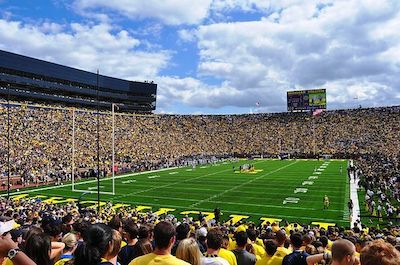
#> input picture Images/wikicommons_field.jpg, 400 x 265 px
$ python focal_estimation_revised.py
#> lines starting #> are read from the running program, lines starting #| are printed output that depends on the picture; after the words box and inside, x2 and y2 are one past the last pixel; in counts of white or black regions, pixels touching at a corner belong together
import numpy as np
import argparse
import matplotlib.pyplot as plt
from PIL import Image
import open3d as o3d

# octave.addpath('./matlab_modules/')
# octave.eval('pkg load image')

def read_file(fname):
#> called with fname = '../Images/wikicommons_field.jpg'
	if fname.endswith('.npy'):
		return np.load(fname)
	elif fname.endswith('.jpg') or fname.endswith('.jpeg'):
		img = plt.imread(fname)
#> img is the input picture: shape (265, 400, 3); mean R, G, B 117.7, 126.5, 123.1
		img = img.astype(np.float32) / 255.0
		return img
	elif fname.endswith('.png'):
		img = plt.imread(fname)
		return img

def create_point_cloud(depth_image, f, scale, index):
    shape = depth_image.shape
    rows = shape[0]
    cols = shape[1]
    cx, cy = rows / 2, cols / 2

    count = np.count_nonzero(index)
    points = np.zeros((count, 3), np.float32)

    # Linear iterator for convenience
    i = 0
    # For each pixel in the image...
    for r in range(0, rows):
        for c in range(0, cols):
            # Skip non grandstand area
            if (not index[r, c]):
                continue

            # Get the depth in bytes
            depth = depth_image[r, c]

            # If the depth is 0x0 or 0xFF, its invalid.
            # By convention it should be replaced by a NaN depth.
            z = (1-depth) * scale

            # Get the x, y, z coordinates in units of the pixel
            points[i, 0] = cx + (c - cx) * (z / f)
            points[i, 1] = cy + (r - cy) * (z / f)
            points[i, 2] = z
            # else:
            #     # Invalid points have a NaN depth
            #     points[i, 2] = np.nan;
            i = i + 1
    return points


def main():
    rgb = read_file('../Images/wikicommons_field.jpg')
    depth = read_file('../Images/wikicommons_field_inv_depth.png')
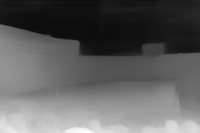
#> input picture Images/wikicommons_field_inv_depth.png, 200 x 133 px
#> in read_file, img is the input picture: shape (133, 200) float32; min 0.0374, max 0.992, mean 0.375
    mask = read_file('../Images/pred_wikicommons_field.png')
#> call 3 of read_file, with fname = '../Images/pred_wikicommons_field.png'
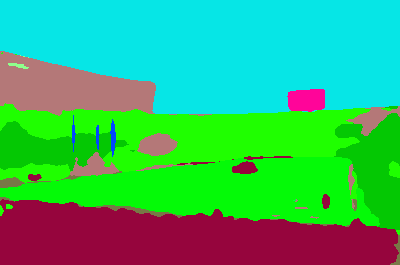
#> input picture Images/pred_wikicommons_field.png, 400 x 265 px
#> in read_file, img is the input picture: shape (265, 400, 3) float32; mean R, G, B 0.211, 0.701, 0.415
    focal = 580.8723715937349

    depth = np.squeeze(depth)
    if np.amax(depth) > 1.0:
        depth = depth / np.amax(depth)
    h, w, _ = rgb.shape
#> h = 265; w = 400

    # Adjust depth image size
    dh, dw = depth.shape
#> dh = 133; dw = 200
    if dh != h or dw != w:
        dimg = Image.fromarray(depth)
        dimg_resized = dimg.resize((w, h), Image.BICUBIC)
        depth = np.asarray(dimg_resized)
    # Adjust mask image size
    mh, mw, _ = mask.shape
#> mh = 265; mw = 400
    if mh != h or mw != w:
        mimg = Image.fromarray(mask)
        mimg_resized = mimg.resize((w, h), Image.BICUBIC)
        mask = np.asarray(mimg_resized)

    # Get mask from PSPNet Result
    index0 = mask[:, :, 0] == 31/255
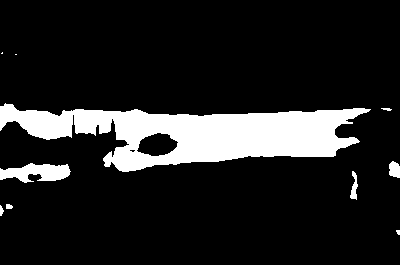
#> index0: shape (265, 400) bool; 13.6% white; 10 white regions (3 under 20 px), largest, box (x1, y1, x2, y2) and area: (0, 103, 371, 172) 13156, (0, 163, 71, 183) 901, (389, 161, 400, 178) 152
    index1 = mask[:, :, 1] == 255/255
    index2 = mask[:, :, 1] == 0/255
#> index2: shape (265, 400) bool; every value is 0
    index = np.logical_and(index0, index1, index2)

    # rgb[np.bitwise_not(index)] = 0
    # print(rgb[index].shape)

    # Estimate focal length
    # focal = octave.findFocal(rgb)
    print(f"1. Find focal: {focal}")

    # Create points from depth by pinhole model
    points_cloud = create_point_cloud(depth, f=focal, scale=1, index=index)
#> in create_point_cloud, `count = np.count_nonzero(index)`: count = 14435
    print(f"2. Create points_cloud shape: {points_cloud.shape}")
#| 2. Create points_cloud shape: (14435, 3)

    # Set open3d point cloud data
    pcd = o3d.geometry.PointCloud()
    r = rgb[index][:, 0].flatten()
#> r = 14435 values, max 1 at index 170, min 0 at index 3, mean 0.443
    g = rgb[index][:, 1].flatten()
#> g = 14435 values, max 1 at index 14306, min 0 at index 47, mean 0.386
    b = rgb[index][:, 2].flatten()
#> b = 14435 values, max 0.992 at index 14275, min 0 at index 168, mean 0.344

    myc = np.stack([r, g, b], axis=1)
    pcd.points = o3d.utility.Vector3dVector(points_cloud)
    pcd.colors = o3d.utility.Vector3dVector(myc)
    pcd.transform([
        [1, 0, 0, 0],
        [0,-1, 0, 0],
        [0, 0,-1, 0],
        [0, 0, 0, 1]
        ]) # flip, otherwise the pcd will be upside down
    o3d.visualization.draw_geometries([pcd])

if __name__ == "__main__":
    main()
